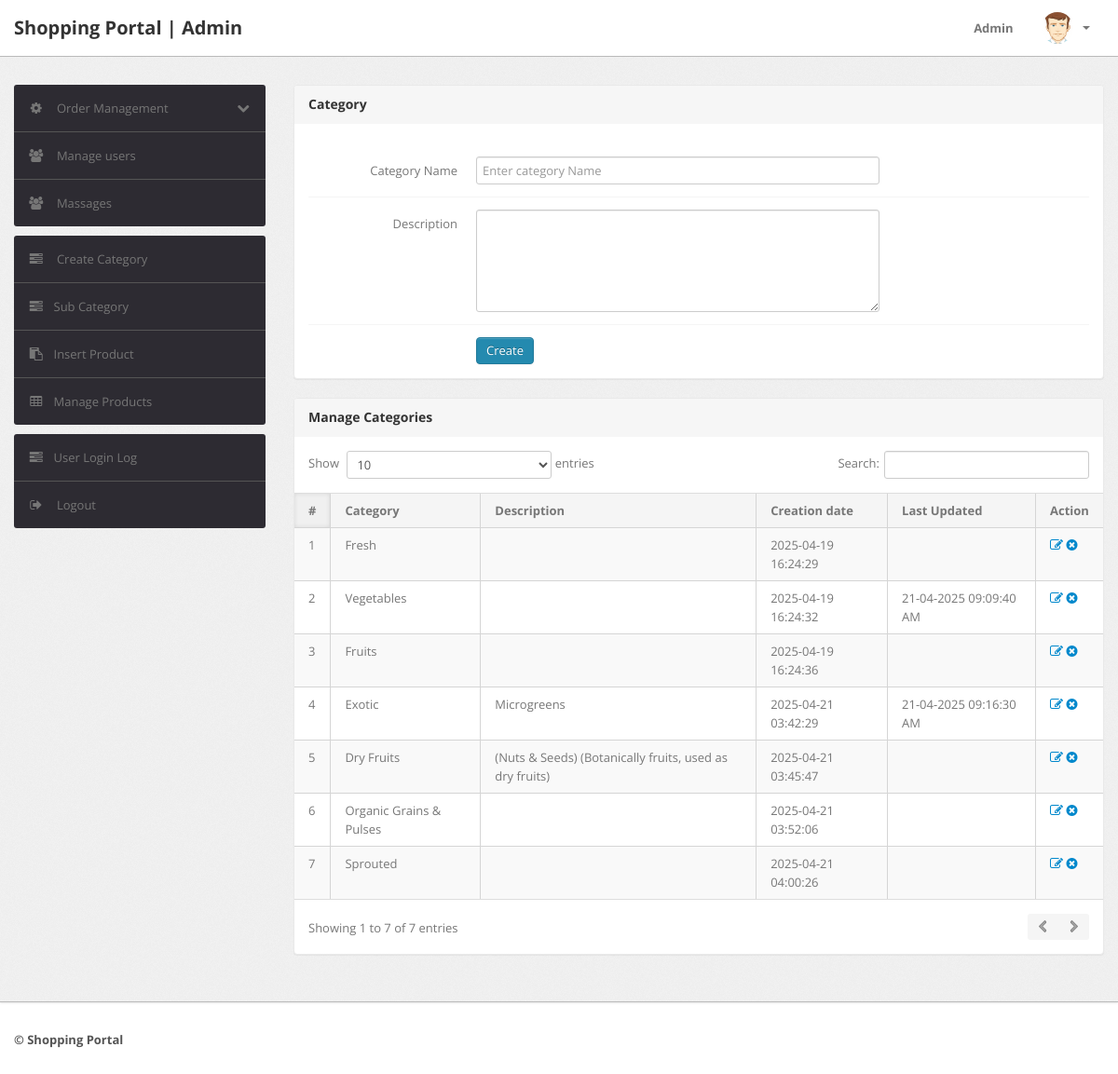
Page /Admin/Category.php (signed in) on the committed database.
### tables this page shows
CREATE TABLE `category` (
  `id` int(11) NOT NULL,
  `categoryName` varchar(255) NOT NULL,
  `categoryDescription` longtext NOT NULL,
  `creationDate` timestamp NOT NULL DEFAULT current_timestamp(),
  `updationDate` varchar(255) NOT NULL
);

### Admin/category.php (the view, shortened to what this page needs)
<?php
include('include/config.php');
if(strlen($_SESSION['alogin'])==0)
	{
header('location:index.php');
}
else{
?>
<!DOCTYPE html>
<html lang="en">
<head>
	<link type="text/css" href="bootstrap/css/bootstrap.min.css" rel="stylesheet">
	<link type="text/css" href="bootstrap/css/bootstrap-responsive.min.css" rel="stylesheet">
	<link type="text/css" href="css/theme.css" rel="stylesheet">
	<link type="text/css" href="images/icons/css/font-awesome.css" rel="stylesheet">
</head>
<body>
<?php include('include/header.php');?>
	<div class="wrapper">
		<div class="container">
			<div class="row">
<?php include('include/sidebar.php');?>
			<div class="span9">
					<div class="content">
						<div class="module">
							<div class="module-head">
								<h3>Category</h3>
							</div>
							<div class="module-body">
									<br />
			<form class="form-horizontal row-fluid" name="Category" method="post" >
<div class="control-group">
<label class="control-label" for="basicinput">Category Name</label>
<div class="controls">
<input type="text" placeholder="Enter category Name"  name="category" class="span8 tip" required>
</div>
</div>
<div class="control-group">
											<label class="control-label" for="basicinput">Description</label>
											<div class="controls">
												<textarea class="span8" name="description" rows="5"></textarea>
											</div>
										</div>
	<div class="control-group">
											<div class="controls">
												<button type="submit" name="submit" class="btn btn-primary">Create</button>
											</div>
										</div>
									</form>
							</div>
						</div>
	<div class="module">
							<div class="module-head">
								<h3>Manage Categories</h3>
							</div>
							<div class="module-body table">
								<table cellpadding="0" cellspacing="0" border="0" class="datatable-1 table table-bordered table-striped	 display" width="100%">
									<thead>
										<tr>
											<th>#</th>
											<th>Category</th>
											<th>Description</th>
											<th>Creation date</th>
											<th>Last Updated</th>
											<th>Action</th>
										</tr>
									</thead>
									<tbody>
<?php $query=mysqli_query($con,"select * from category");
$cnt=1;
while($row=mysqli_fetch_array($query))
{
?>
										<tr>
											<td><?php echo htmlentities($cnt);?></td>
											<td><?php echo htmlentities($row['categoryName']);?></td>
											<td><?php echo htmlentities($row['categoryDescription']);?></td>
											<td> <?php echo htmlentities($row['creationDate']);?></td>
											<td><?php echo htmlentities($row['updationDate']);?></td>
											<td>
											<a href="edit-category.php?id=<?php echo $row['id']?>" ><i class="icon-edit"></i></a>
											<a href="category.php?id=<?php echo $row['id']?>&del=delete" onClick="return confirm('Are you sure you want to delete?')"><i class="icon-remove-sign"></i></a></td>
										</tr>
										<?php $cnt=$cnt+1; } ?>
								</table>
							</div>
						</div>
					</div>
				</div>
			</div>
		</div>
	</div>
<?php include('include/footer.php');?>
</body>
<?php } ?>

### rows in the picture
category: categoryName "Fresh", creationDate "2025-04-19 16:24:29"
category: categoryName "Vegetables", creationDate "2025-04-19 16:24:32", updationDate "21-04-2025 09:09:40 AM"
category: categoryName "Fruits", creationDate "2025-04-19 16:24:36"
category: categoryName "Exotic", categoryDescription "Microgreens", creationDate "2025-04-21 03:42:29", updationDate "21-04-2025 09:16:30 AM"
category: categoryName "Dry Fruits", categoryDescription "(Nuts & Seeds) (Botanically fruits, used as dry fruits)", creationDate "2025-04-21 03:45:47"
category: categoryName "Organic Grains & Pulses", creationDate "2025-04-21 03:52:06"
category: categoryName "Sprouted", creationDate "2025-04-21 04:00:26"
